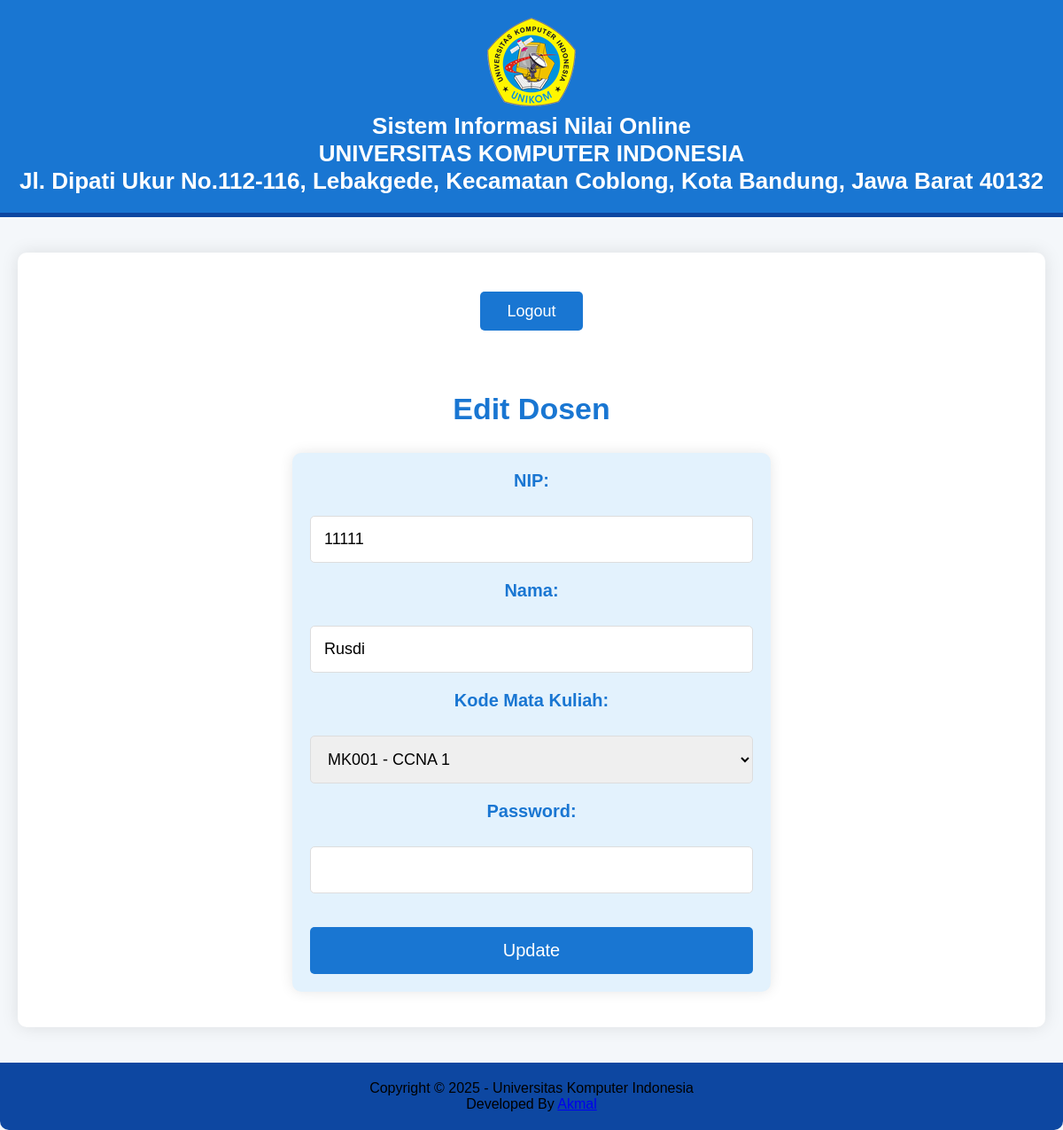
/dosen/editDosen.php?nip=11111, run on the app's committed database.
### tables this page shows
CREATE TABLE `dosen` (
  `nip` varchar(20) NOT NULL,
  `nama` varchar(255) NOT NULL,
  `kode_matkul` varchar(10) NOT NULL,
  `password` varchar(255) NOT NULL
);

CREATE TABLE `mata_kuliah` (
  `kode_matkul` varchar(10) NOT NULL,
  `nama_matkul` varchar(255) NOT NULL
);

### dosen/editDosen.php (the view, shortened to what this page needs)
<?php
include '../koneksi.php';
$nip = $_GET['nip'];
$query = $koneksi->query("SELECT * FROM dosen WHERE nip = '$nip'");
$data_dosen = $query->fetch_assoc();
$matkul_query = $koneksi->query("SELECT * FROM mata_kuliah");
$matkul_options = [];
while ($matkul = $matkul_query->fetch_assoc()) {
    $matkul_options[] = $matkul;
}
?>
<!DOCTYPE html>
<html lang="en">
<head>
</head>
<body>
    <header>
        <section class="logo"><a href="#"><img src="../images/logo.png" /></a></section>
        <section class="title">Sistem Informasi Nilai Online <br /> <span>UNIVERSITAS KOMPUTER INDONESIA</span></section>
        <section class="clr">
            <center>Jl. Dipati Ukur No.112-116, Lebakgede, Kecamatan Coblong, Kota Bandung, Jawa Barat 40132</center>
        </section>
    </header>
    <section id="container">
        <div>
            <center>
                <section id="navigator">
                    <ul class="menus">
                        <li><a href="../logout.php">Logout</a></li>
                    </ul>
                </section>
                <br /><br />
                <h1>Edit Dosen</h1>
                <form method="POST" action="">
                    <label>NIP:</label><br>
                    <input type="text" name="nip" value="<?= htmlspecialchars($data_dosen['nip']) ?>" required><br>
                    <label>Nama:</label><br>
                    <input type="text" name="nama" value="<?= htmlspecialchars($data_dosen['nama']) ?>" required><br>
                    <label>Kode Mata Kuliah:</label><br>
                    <select name="kode_matkul" required>
                        <?php foreach ($matkul_options as $matkul): ?>
                            <option value="<?= $matkul['kode_matkul'] ?>" <?= $matkul['kode_matkul'] == $data_dosen['kode_matkul'] ? 'selected' : '' ?>>
                                <?= $matkul['kode_matkul'] . ' - ' . $matkul['nama_matkul'] ?>
                            </option>
                        <?php endforeach; ?>
                    </select><br>
                    <label>Password:</label><br>
                    <input type="password" name="password" required><br><br>
                    <button type="submit">Update</button>
                </form>
            </center>
        </div>
    </section>
    <footer>
        <font color=#000> Copyright &copy; 2025 - Universitas Komputer Indonesia  <br />
            Developed By <a href="#" target="_new">Akmal</a> </font>
    </footer>
</body>
</html>

### dosen/editDosen.php (style rules this page uses)
body { font-family: 'Droid Sans', sans-serif; background-color: #f4f7fa; margin: 0; padding: 0; color: #333; }
header { background: #1976d2; color: white; padding: 20px 0; text-align: center; font-size: 26px; font-weight: bold; border-bottom: 5px solid #0d47a1; }
#container { width: 90%; margin: 40px auto; background: white; padding: 40px; border-radius: 10px; box-shadow: 0 0 20px rgba(0, 0, 0, 0.1); text-align: center; }
h1 { color: #1976d2; font-size: 34px; text-align: center; margin-bottom: 30px; }
form { max-width: 500px; margin: 0 auto; padding: 20px; background: #e3f2fd; border-radius: 10px; box-shadow: 0 0 15px rgba(0, 0, 0, 0.1); }
label { font-size: 20px; color: #1976d2; font-weight: bold; display: block; margin-bottom: 10px; }
input[type="text"], input[type="password"], select { width: 100%; padding: 15px; font-size: 18px; border: 1px solid #ddd; border-radius: 5px; box-sizing: border-box; margin-bottom: 20px; }
button { width: 100%; padding: 15px; background: #1976d2; color: white; font-size: 20px; border: none; border-radius: 5px; cursor: pointer; transition: background 0.3s, transform 0.3s; }
.menus { list-style: none; padding: 0; text-align: center; }
.menus li { display: inline; margin: 0 15px; }
.menus a { font-size: 18px; padding: 12px 30px; background: #1976d2; color: white; border-radius: 5px; text-decoration: none; transition: background 0.3s, transform 0.3s; }
footer { text-align: center; padding: 20px; background: #0d47a1; color: white; font-size: 16px; border-radius: 0 0 10px 10px; margin-top: 30px; }

### data on the page
dosen: nip "11111", nama "Rusdi", kode_matkul "MK001 - CCNA 1"
